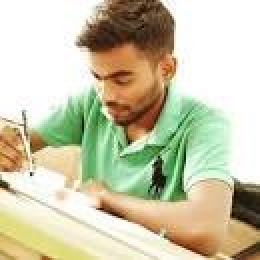
#> input picture meta/images.jpg, 130 x 130 px, found by its file name (shown 2 times larger)
$ python example.py
#> lines starting #> are read from the running program, lines starting #| are printed output that depends on the picture
import matplotlib.pyplot as plt
fig = plt.figure()
ax = fig.add_subplot(2, 2, 1)
x = [1, 2, 3, 4]
y = [1, 4, 9, 16]
plt.plot(x, y)
img = plt.imread('meta/images.jpg')
#> img is the input picture: shape (130, 130, 3); mean R, G, B 201.8, 199.3, 170.1
plt.imshow(img)
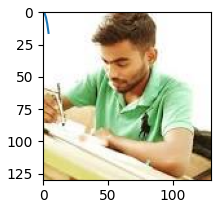
#> figure drawn by matplotlib, 1 panel
